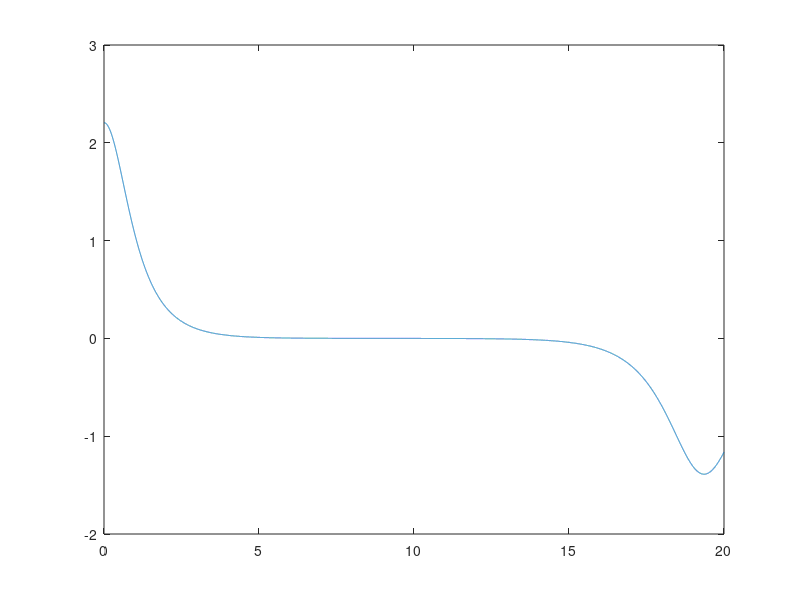

MATLAB code to generate this figure:
function groundsol

  beta = 0.00;  u01 = 2.206200;  u02 = 2.206201;  fname='beta0.00.dat';

  u01 = 2.20620086465074607478363406;
  NP = 11.700896524559653878655;

  %beta = 0.01;  u01 = 2.200965;  u02 = 2.200966;  fname='beta0.01.dat';
  %beta = 0.02;  u01 = 2.195610;  u02 = 2.195611;  fname='beta0.02.dat';
  %beta = 0.03;  u01 = 2.190122;  u02 = 2.190123;  fname='beta0.03.dat';
  %beta = 0.10;  u01 = 2.14663;   u02 = 2.14664;   fname='beta+0.10.dat';
  %beta = 0.20;  u01 = 2.064;     u02 = 2.065;     fname='beta+0.20.dat';
  %beta = 0.30;  u01 = 1.97;      u02 = 1.98;      fname='beta+0.30.dat';

  %beta = -0.01; u01 = 2.211325;  u02 = 2.211326;  fname='beta-0.01.dat';
  %beta = -0.02; u01 = 2.216347;  u02 = 2.216348;  fname='beta-0.02.dat';
  %beta = -0.03; u01 = 2.221272;  u02 = 2.221273;  fname='beta-0.03.dat';
  %beta = -0.04; u01 = 2.226107;  u02 = 2.226108;  fname='beta-0.04.dat';
  %beta = -0.05; u01 = 2.230856;  u02 = 2.230857;  fname='beta-0.05.dat';
  %beta = -0.10; u01 = 2.253462870;  u02 = 2.253462871;  fname='beta-0.10.dat';
  %beta = -0.20; u01 = 2.294153566;  u02 = 2.294153567;  fname='beta-0.20.dat';
  %beta = -0.30; u01 = 2.330380325;  u02 = 2.330380326;  fname='beta-0.30.dat';

  fname='test.dat';

  dr   = 1.e-3;
  rmax = 20;

%-- matlab -- different from octave interface to ODE solver
%
%  options = odeset('MaxStep',dr);
%
%  [r,u1]=ode45( @udot2d, [dr,rmax], ini(u01,dr,beta), options);
%  %[r,u2]=ode45( @udot2d, [dr,rmax], ini(u02,dr,beta), options);
%  r=r';
  
%-- octave

   r = dr:dr:rmax;

   u1 = lsode('udot2d', ini(u01,dr,beta), r);
   u2 = lsode('udot2d', ini(u02,dr,beta), r);

%-- the rest is similar

   plot(r, u1(:,1));
   %plot(r, u1(:,1), r, u2(:,1), r, 0*r, r, 0.5*sqrt(-beta)*r );
   %semilogy(r, abs(u1(:,1)), r, abs(u2(:,1))); %axis([0,16,1.e-6,0.1]);
   %loglog(r, abs(u1(:,1)), r, 0.08./r); axis([5,20,1.e-4,0.1]);

%-- 1-D, just in case

   %u0 = 3^(1/4);
   %u  = lsode('udot1d', [u0,0], r);  
   %plot(r, u(:,1), r, u0./sqrt(cosh(2*r)));

%-- number of particles and hamiltonian

   N  = min(find(r>rmax/2)); % truncate data   
   dr = [r(1), r(2:N+1)-r(1:N)];
   r  = [r(1), r(2:N+1)+r(1:N)]/2;
   u  = [u01+u1(1,1),  (u1(2:N+1,1) + u1(1:N,1))']/2;
   v  = [0, (u1(2:N+1,1) + u1(1:N,1))']/2;
   uu = u.^2;
   vv = v.^2;
   
   Ni  = uu .* r;
   KEi = vv.*r;
   PEi = -0.5*uu.^2.*r;
   Pi  = vv .*r.^3;
   Mi  = uu .*r.^3;
   
   NP = 2*pi*sum(Ni.*dr)
   KE = 2*pi*sum(KEi.*dr)
   PE = 2*pi*sum(PEi.*dr)
   P  = 2*pi*sum(Pi.*dr)
   M  = 2*pi*sum(Mi.*dr)/4


%-- print profile to the file

   %drOut=1.e-2;         % density of data in output
   %dN=drOut/dr;

   outfile = fopen(fname, 'wt');
   fprintf(outfile, '#_1.r   2.|psi|   3.d|psi|/dr \n\n');
   fprintf(outfile, '%8.4f  %12.4e  %12.4e\n', 0, u02, 0);

   for i = 2:length(r) % dN *(1:N/dN)
     fprintf(outfile,'%8.4e  %12.4e  %12.4e\n', r(i), u1(i,1), u1(i,2));
   end

   fclose(outfile);

end

%---------------------

function du = udot1d(r,u)    % octave use udot(u,r);  matlab use udot(r,u)

  du = [0 0]';
  
  du(1) =  u(2);
  du(2) =  u(1) - u(1)^5;
 
end

%---------------------

function du = udot2d(u,r)   % octave use udot(u,r);  matlab use udot(r,u)

  b4 = u(3)/4;
  b4=0;
  
  du = [0 0]';
  
  du(1) =  u(2);
  du(2) =  u(1).*(1-b4*r.^2) - u(1)^3 - u(2)/r;
  du(3) =  0;

end

%---------------------

function v = ini(u0,r,beta)

  a  = (1/4)*u0*(1-u0^2);
  b  = (1/16)*a*(1-3*u0^2) - 0.25*beta*u0;

  v1 = u0 + a*r^2 + b*r^4;
  v2 = 2*a*r + 4*b*r^3;

  v  = [v1, v2, beta];
 
end


%---------------------
